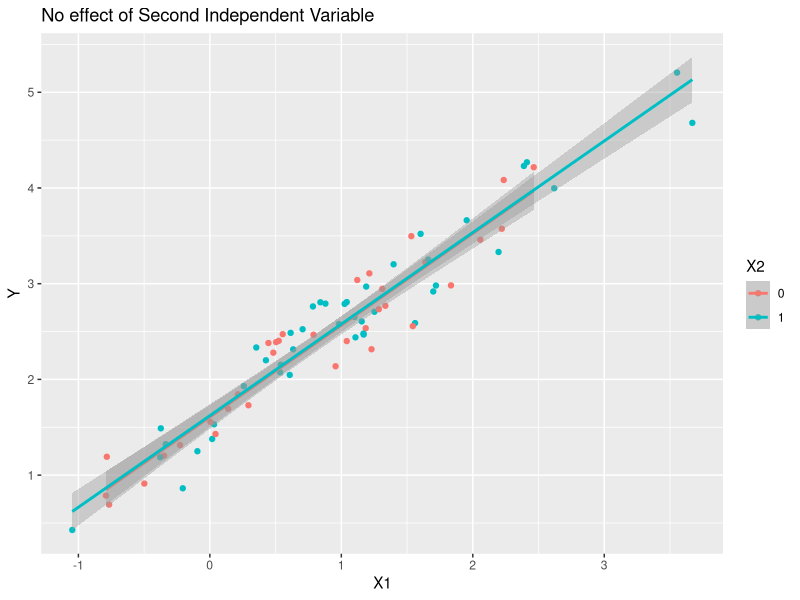
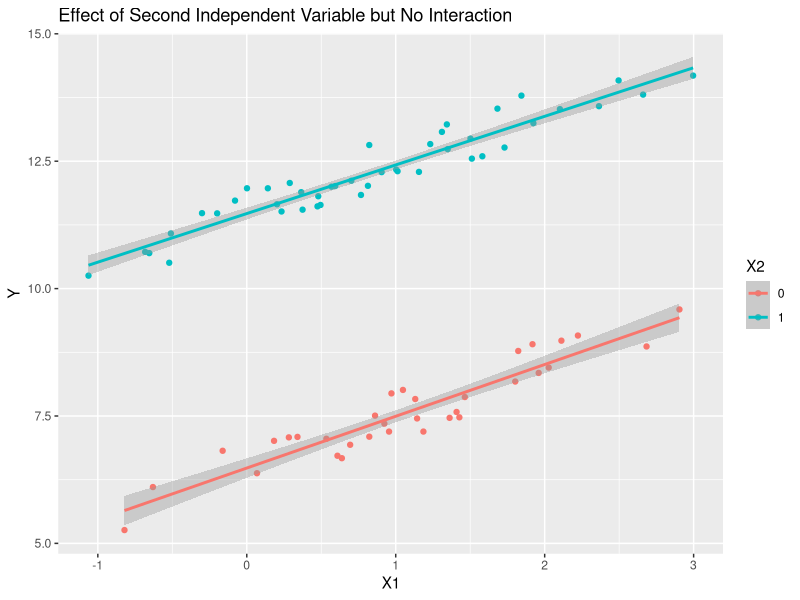
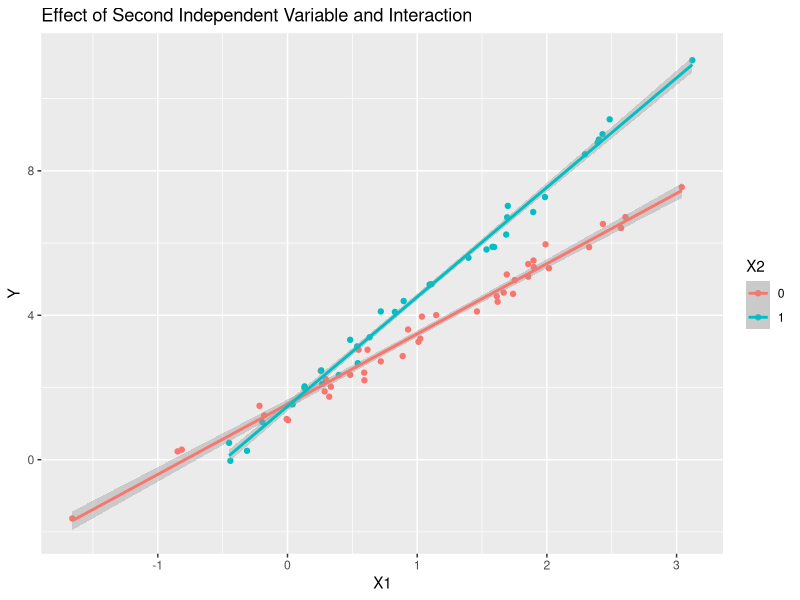

Source code (R) for these figures, in order:
## ---- chunk 1
knitr::opts_chunk$set(echo = TRUE)
## ---- chunk 2
library(car)
library(MASS)
data("SLID") #1993

SLID$sexIND <- ifelse(SLID$sex == "Female", 1, 0)
## ---- chunk 3

data("Cars93")

lmA <- lm(Price~Horsepower + Man.trans.avail, data = Cars93)
summary(lmA)


## ---- chunk 4


lmB <- lm(Price ~ Horsepower + relevel(DriveTrain, "Rear"), data = Cars93)
summary(lmB)



levels(SLID$language)
## ---- chunk 5

set.seed(1000)
library(ggplot2)

X1 = rnorm(77,1,1)
Y = X1 + runif(77,1,2)
X2 = factor(rbinom(77,1,0.5))

df1 <- data.frame(Y, X1 , X2 )

ggplot(data = df1, mapping = aes(y = Y, x = X1, color = X2))+
         geom_point() +
         geom_smooth(method = "lm")+
  labs(title = "No effect of Second Independent Variable")




X1 = rnorm(77,1,1)
X2 = factor(rbinom(77,1,0.5))
Y = X1 + runif(77,1,2) + 5*as.numeric(X2)



df2 <- data.frame(Y, X1 , X2 )

ggplot(data = df2, mapping = aes(y = Y, x = X1, color = X2))+
         geom_point() +
         geom_smooth(method = "lm")+
  labs(title = "Effect of Second Independent Variable but No Interaction")





X1 = rnorm(77,1,1)
X2 = factor(rbinom(77,1,0.5))
Y = X1 + runif(77,1,2) + X1*as.numeric(X2)



df3 <- data.frame(Y, X1 , X2 )

ggplot(data = df3, mapping = aes(y = Y, x = X1, color = X2))+
         geom_point() +
         geom_smooth(method = "lm")+
  labs(title = "Effect of Second Independent Variable and Interaction")




## ---- chunk 6

# No Effect and No Interaction

lmC <- lm(Y~ X1 + X2 + X1:X2, data = df1)
summary(lmC)

#No Interaction

lmD <- lm(Y~ X1 + X2 + X1:X2, data = df2)
summary(lmD)


# Interaction

lmE <- lm(Y~ X1 + X2 + X1*X2, data = df3)
summary(lmE)
## ---- chunk 7

lm4.1 <- lm(Price~Horsepower, data = Cars93)
lm4.2 <- lm(Price~Horsepower + Man.trans.avail, data = Cars93)
lm4.3 <- lm(Price~Horsepower + Man.trans.avail + Horsepower:Man.trans.avail, data = Cars93)

anova(lm4.1,lm4.2) # Not better, choose smaller
anova(lm4.1,lm4.3) # Not better, choose smaller

AIC(lm4.1) # Smaller
AIC(lm4.2)

BIC(lm4.1) # Smaller
BIC(lm4.2)

# lm4.1 is the best of these three


data("diamonds")

